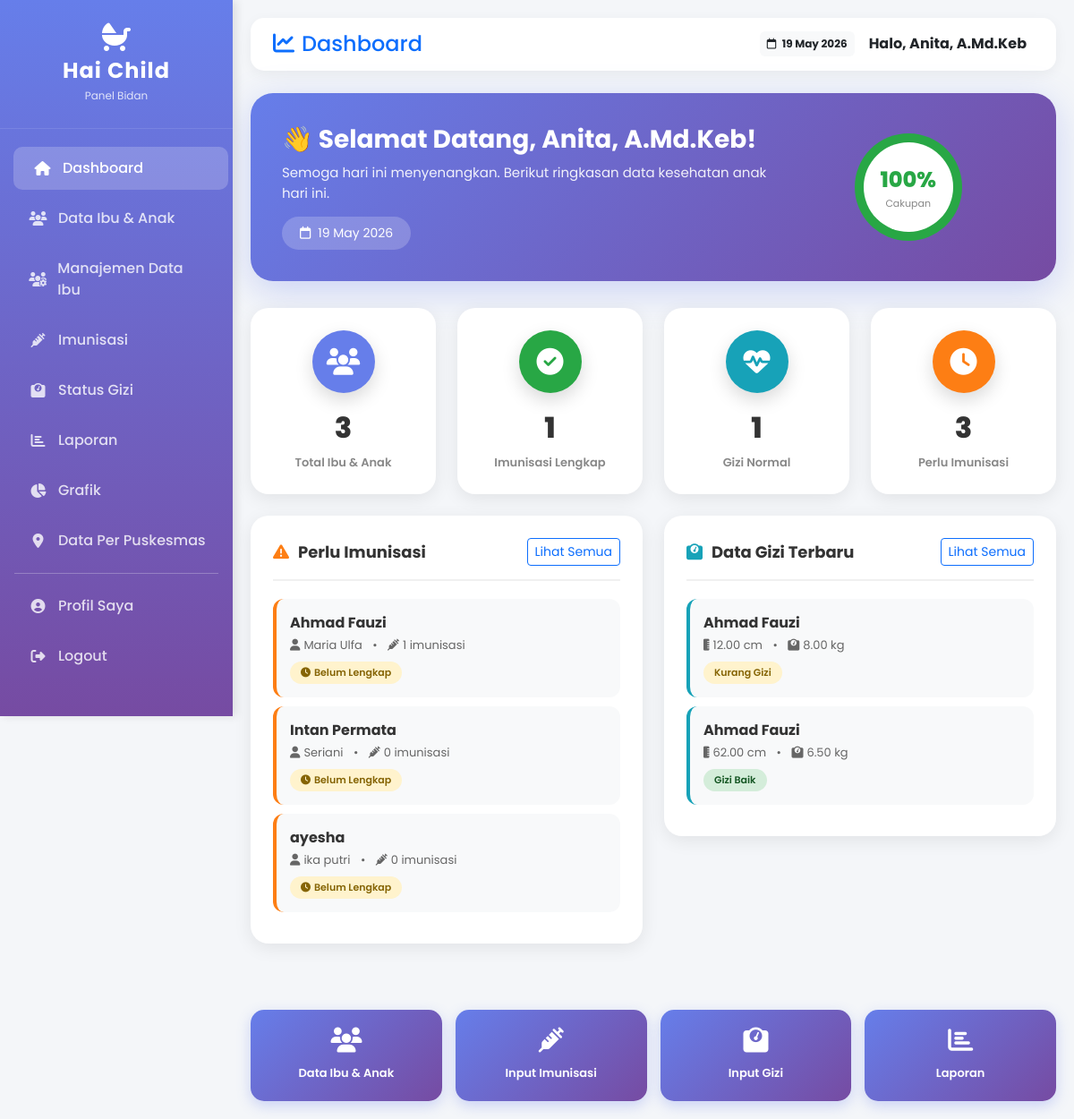
Page /bidan/dashboard.php (signed in) on the committed database.
### tables this page shows
CREATE TABLE `status_gizi` (
  `id` int(11) NOT NULL,
  `ibu_anak_id` int(11) NOT NULL,
  `tanggal_ukur` date NOT NULL,
  `umur_bulan` int(11) NOT NULL,
  `berat_badan` decimal(5,2) NOT NULL,
  `tinggi_badan` decimal(5,2) NOT NULL,
  `status_gizi` enum('normal','kurang','lebih') NOT NULL,
  `kategori` varchar(50) DEFAULT NULL,
  `created_at` timestamp NOT NULL DEFAULT current_timestamp()
);

CREATE TABLE `ibu_anak` (
  `id` int(11) NOT NULL,
  `user_id` int(11) NOT NULL,
  `nama_ibu` varchar(100) NOT NULL,
  `nama_anak` varchar(100) NOT NULL,
  `tanggal_lahir_anak` date NOT NULL,
  `jenis_kelamin` enum('L','P') NOT NULL,
  `puskesmas` varchar(100) NOT NULL DEFAULT 'Puskesmas Cempaka Putih',
  `created_at` timestamp NOT NULL DEFAULT current_timestamp(),
  `updated_at` timestamp NOT NULL DEFAULT current_timestamp() ON UPDATE current_timestamp()
);

### bidan/dashboard.php (the view, shortened to what this page needs)
<?php
require_once '../includes/header_bidan.php';
$database = new Database();
$db = $database->getConnection();
$total_anak = $db->query("SELECT COUNT(*) FROM ibu_anak")->fetchColumn();
$imun_lengkap = $db->query("SELECT COUNT(*) FROM imunisasi WHERE status='lengkap'")->fetchColumn();
$imun_total = $db->query("SELECT COUNT(*) FROM imunisasi")->fetchColumn();
$gizi_normal = $db->query("SELECT COUNT(*) FROM status_gizi WHERE status_gizi='normal'")->fetchColumn();
$perlu_imunisasi = $db->query("SELECT ia.nama_anak, ia.nama_ibu, COUNT(i.id) as jumlah_imun
                                FROM ibu_anak ia
                                LEFT JOIN imunisasi i ON ia.id = i.ibu_anak_id
                                GROUP BY ia.id
                                HAVING jumlah_imun < 3
                                LIMIT 5")->fetchAll();
$gizi_terbaru = $db->query("SELECT ia.nama_anak, ia.nama_ibu, sg.status_gizi, sg.kategori, sg.tanggal_ukur, sg.berat_badan, sg.tinggi_badan
                            FROM status_gizi sg
                            JOIN ibu_anak ia ON sg.ibu_anak_id = ia.id
                            ORDER BY sg.tanggal_ukur DESC LIMIT 5")->fetchAll();
?>
<div class="welcome-section">
    <div class="row align-items-center">
        <div class="col-md-8">
            <h2>👋 Selamat Datang, <?php echo htmlspecialchars($_SESSION['nama']); ?>!</h2>
            <p>Semoga hari ini menyenangkan. Berikut ringkasan data kesehatan anak hari ini.</p>
            <div class="welcome-date">
                <i class="far fa-calendar me-2"></i><?php echo date('d F Y'); ?>
            </div>
        </div>
        <div class="col-md-4 text-center">
            <div class="progress-circle" style="--progress: <?php echo $imun_total > 0 ? ($imun_lengkap/$imun_total)*100 : 0; ?>">
                <div class="progress-text">
                    <div class="progress-number"><?php echo $imun_total > 0 ? round(($imun_lengkap/$imun_total)*100) : 0; ?>%</div>
                    <div class="progress-label">Cakupan</div>
                </div>
            </div>
        </div>
    </div>
</div>
<div class="row g-4 mb-4">
    <div class="col-md-3 col-sm-6">
        <div class="quick-stat-card stat-1">
            <div class="stat-icon-wrapper">
                <i class="fas fa-users"></i>
            </div>
            <div class="stat-value"><?php echo $total_anak; ?></div>
            <div class="stat-label">Total Ibu & Anak</div>
        </div>
    </div>
    <div class="col-md-3 col-sm-6">
        <div class="quick-stat-card stat-2">
            <div class="stat-icon-wrapper">
                <i class="fas fa-check-circle"></i>
            </div>
            <div class="stat-value"><?php echo $imun_lengkap; ?></div>
            <div class="stat-label">Imunisasi Lengkap</div>
        </div>
    </div>
    <div class="col-md-3 col-sm-6">
        <div class="quick-stat-card stat-3">
            <div class="stat-icon-wrapper">
                <i class="fas fa-heartbeat"></i>
            </div>
            <div class="stat-value"><?php echo $gizi_normal; ?></div>
            <div class="stat-label">Gizi Normal</div>
        </div>
    </div>
    <div class="col-md-3 col-sm-6">
        <div class="quick-stat-card stat-4">
            <div class="stat-icon-wrapper">
                <i class="fas fa-clock"></i>
            </div>
            <div class="stat-value"><?php echo count($perlu_imunisasi); ?></div>
            <div class="stat-label">Perlu Imunisasi</div>
        </div>
    </div>
</div>
<div class="row">
    <div class="col-lg-6 mb-4">
        <div class="section-card perlu-imun">
            <div class="section-header">
                <h5 class="section-title">
                    <i class="fas fa-exclamation-triangle"></i>
                    Perlu Imunisasi
                </h5>
                <a href="data_ibu_anak.php" class="btn btn-sm btn-outline-primary">Lihat Semua</a>
            </div>
            <?php if(count($perlu_imunisasi) > 0): ?>
                <?php foreach($perlu_imunisasi as $item): ?>
                <div class="list-item perlu">
                    <div class="item-name"><?php echo htmlspecialchars($item['nama_anak']); ?></div>
                    <div class="item-info">
                        <i class="fas fa-user me-1"></i><?php echo htmlspecialchars($item['nama_ibu']); ?>
                        <span class="mx-2">•</span>
                        <i class="fas fa-syringe me-1"></i><?php echo $item['jumlah_imun']; ?> imunisasi
                    </div>
                    <span class="item-badge badge-warning-light">
                        <i class="fas fa-clock me-1"></i>Belum Lengkap
                    </span>
                </div>
                <?php endforeach; ?>
            <?php else: ?>
                <p class="text-muted text-center py-3"><i class="fas fa-check-circle text-success me-2"></i>Semua anak sudah imunisasi lengkap!</p>
            <?php endif; ?>
        </div>
    </div>
    <div class="col-lg-6 mb-4">
        <div class="section-card terbaru">
            <div class="section-header">
                <h5 class="section-title">
                    <i class="fas fa-weight"></i>
                    Data Gizi Terbaru
                </h5>
                <a href="status_gizi.php" class="btn btn-sm btn-outline-primary">Lihat Semua</a>
            </div>
            <?php if(count($gizi_terbaru) > 0): ?>
                <?php foreach($gizi_terbaru as $item):
                    $badge_class = match($item['status_gizi']) {
                        'normal' => 'badge-success-light',
                        'kurang' => 'badge-warning-light',
                        'lebih' => 'badge-danger',
                        default => 'badge-secondary'
                    };
                ?>
                <div class="list-item gizi">
                    <div class="item-name"><?php echo htmlspecialchars($item['nama_anak']); ?></div>
                    <div class="item-info">
                        <i class="fas fa-ruler-vertical me-1"></i><?php echo $item['tinggi_badan']; ?> cm
                        <span class="mx-2">•</span>
                        <i class="fas fa-weight me-1"></i><?php echo $item['berat_badan']; ?> kg
                    </div>
                    <span class="item-badge <?php echo $badge_class; ?>">
                        <?php echo ucfirst(str_replace('_', ' ', $item['kategori'])); ?>
                    </span>
                </div>
                <?php endforeach; ?>
            <?php else: ?>
                <p class="text-muted text-center py-3">Belum ada data gizi</p>
            <?php endif; ?>
        </div>
    </div>
</div>
<div class="quick-menu">
    <a href="data_ibu_anak.php" class="menu-item">
        <i class="fas fa-users"></i>
        <span>Data Ibu & Anak</span>
    </a>
    <a href="tambah_imunisasi.php" class="menu-item">
        <i class="fas fa-syringe"></i>
        <span>Input Imunisasi</span>
    </a>
    <a href="tambah_gizi.php" class="menu-item">
        <i class="fas fa-weight"></i>
        <span>Input Gizi</span>
    </a>
    <a href="laporan.php" class="menu-item">
        <i class="fas fa-chart-bar"></i>
        <span>Laporan</span>
    </a>
</div>
<?php require_once '../includes/footer.php'; ?>

### includes/header_bidan.php (style rules this page uses)
body { font-family: 'Poppins', sans-serif; background-color: #f4f6f9; margin: 0; }

### bidan/dashboard.php (style rules this page uses)
.welcome-section { background: linear-gradient(135deg, #667eea 0%, #764ba2 100%); border-radius: 25px; padding: 35px; color: white; margin-bottom: 30px; box-shadow: 0 10px 40px rgba(102,126,234,0.3); }
.welcome-section h2 { font-weight: 700; margin-bottom: 10px; font-size: 28px; }
.welcome-section p { opacity: 0.9; font-size: 15px; margin: 0; }
.welcome-date { background: rgba(255,255,255,0.2); padding: 8px 20px; border-radius: 20px; display: inline-block; margin-top: 15px; font-size: 14px; }
.quick-stat-card { background: white; border-radius: 20px; padding: 25px; text-align: center; box-shadow: 0 5px 20px rgba(0,0,0,0.08); transition: all 0.3s; border: none; position: relative; overflow: hidden; }
.quick-stat-card::after { content: ''; position: absolute; bottom: 0; left: 0; right: 0; height: 5px; background: var(--accent-color); transform: scaleX(0); transition: transform 0.3s; }
.quick-stat-card.stat-1 { --accent-color: #667eea; }
.quick-stat-card.stat-2 { --accent-color: #28a745; }
.quick-stat-card.stat-3 { --accent-color: #17a2b8; }
.quick-stat-card.stat-4 { --accent-color: #fd7e14; }
.stat-icon-wrapper { width: 70px; height: 70px; border-radius: 50%; display: flex; align-items: center; justify-content: center; margin: 0 auto 15px; font-size: 30px; background: var(--accent-color); color: white; box-shadow: 0 8px 20px rgba(0,0,0,0.15); }
.stat-value { font-size: 32px; font-weight: 800; color: #333; margin-bottom: 5px; }
.stat-label { font-size: 13px; color: #888; font-weight: 600; }
.section-card { background: white; border-radius: 20px; padding: 25px; box-shadow: 0 5px 20px rgba(0,0,0,0.08); border: none; margin-bottom: 25px; }
.section-header { display: flex; align-items: center; justify-content: space-between; margin-bottom: 20px; padding-bottom: 15px; border-bottom: 2px solid #f0f0f0; }
.section-title { font-size: 18px; font-weight: 700; color: #333; margin: 0; display: flex; align-items: center; gap: 10px; }
.section-title i { color: var(--section-color); }
.section-card.perlu-imun { --section-color: #fd7e14; }
.section-card.terbaru { --section-color: #17a2b8; }
.list-item { padding: 15px; background: #f8f9fa; border-radius: 12px; margin-bottom: 10px; border-left: 4px solid var(--item-color); transition: all 0.3s; }
.list-item.perlu { --item-color: #fd7e14; }
.list-item.gizi { --item-color: #17a2b8; }
.item-name { font-weight: 700; color: #333; margin-bottom: 3px; }
.item-info { font-size: 13px; color: #666; margin-bottom: 8px; }
.item-badge { display: inline-block; padding: 4px 12px; border-radius: 15px; font-size: 11px; font-weight: 600; }
.badge-warning-light { background: #fff3cd; color: #856404; }
.badge-success-light { background: #d4edda; color: #155724; }
.progress-circle { width: 120px; height: 120px; border-radius: 50%; background: conic-gradient(#28a745 calc(var(--progress) * 1%), #e9ecef 0); display: flex; align-items: center; justify-content: center; margin: 0 auto; position: relative; }
.progress-circle::before { content: ''; position: absolute; width: 100px; height: 100px; background: white; border-radius: 50%; }
.progress-text { position: relative; z-index: 1; text-align: center; }
.progress-number { font-size: 24px; font-weight: 800; color: #28a745; }
.progress-label { font-size: 11px; color: #888; }
.quick-menu { display: grid; grid-template-columns: repeat(4, 1fr); gap: 15px; margin-top: 25px; }
.menu-item { background: linear-gradient(135deg, #667eea 0%, #764ba2 100%); color: white; border-radius: 15px; padding: 20px 15px; text-align: center; text-decoration: none; transition: all 0.3s; box-shadow: 0 5px 15px rgba(102,126,234,0.3); }
.menu-item i { font-size: 28px; margin-bottom: 10px; display: block; }
.menu-item span { font-size: 13px; font-weight: 600; }

### rows in the picture
status_gizi: ibu_anak.nama_anak "Ahmad Fauzi", tinggi_badan "12.00", berat_badan "8.00", kategori "Kurang Gizi"
status_gizi: ibu_anak.nama_anak "Ahmad Fauzi", tinggi_badan "62.00", berat_badan "6.50", kategori "Gizi Baik"

### other values in the picture
$page_title "Dashboard"
$_SESSION['nama'] "Anita, A.Md.Keb"
$total_anak "3"
$imun_lengkap "1"
$gizi_normal "1"
count($perlu_imunisasi) "3"
$item['nama_anak'] "Ahmad Fauzi"
$item['nama_ibu'] "Maria Ulfa"
$item['jumlah_imun'] "1"
$item['nama_anak'] "Intan Permata"
$item['nama_ibu'] "Seriani"
$item['jumlah_imun'] "0"
$item['nama_anak'] "ayesha"
$item['nama_ibu'] "ika putri"
